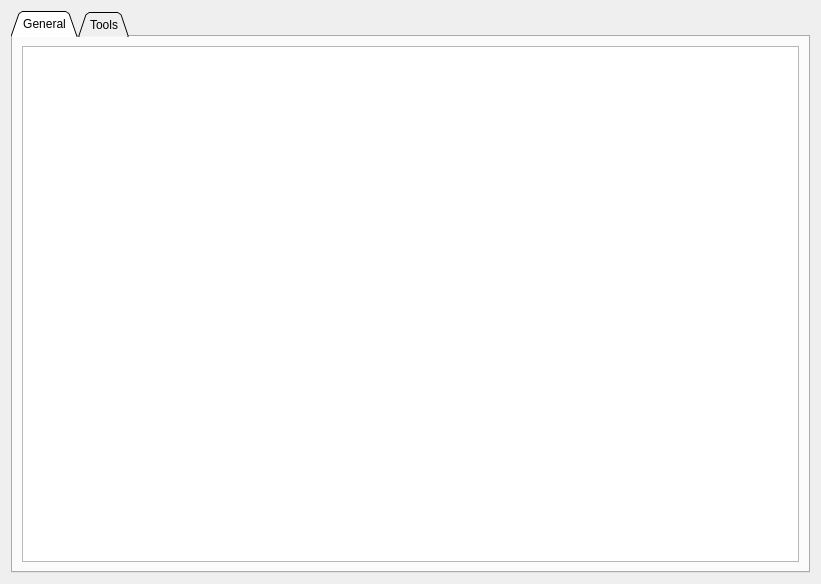
<?xml version="1.0" encoding="UTF-8"?>
<ui version="4.0">
 <class>PageAppGeneral</class>
 <widget class="QWidget" name="PageAppGeneral">
  <property name="geometry">
   <rect>
    <x>0</x>
    <y>0</y>
    <width>821</width>
    <height>584</height>
   </rect>
  </property>
  <property name="windowTitle">
   <string>Form</string>
  </property>
  <layout class="QVBoxLayout" name="verticalLayout_2">
   <item>
    <widget class="QTabWidget" name="tabWidget">
     <property name="tabShape">
      <enum>QTabWidget::TabShape::Triangular</enum>
     </property>
     <property name="currentIndex">
      <number>0</number>
     </property>
     <widget class="QWidget" name="tab">
      <attribute name="title">
       <string>General</string>
      </attribute>
      <layout class="QVBoxLayout" name="verticalLayout">
       <item>
        <widget class="ParamTable" name="appTab"/>
       </item>
      </layout>
     </widget>
     <widget class="QWidget" name="tab_2">
      <attribute name="title">
       <string>Tools</string>
      </attribute>
      <layout class="QVBoxLayout" name="verticalLayout_4" stretch="0,1">
       <item>
        <widget class="QGroupBox" name="groupBox">
         <property name="title">
          <string>Servo Output</string>
         </property>
         <layout class="QVBoxLayout" name="verticalLayout_3">
          <item>
           <widget class="QSlider" name="servoSlider">
            <property name="maximum">
             <number>1000</number>
            </property>
            <property name="value">
             <number>500</number>
            </property>
            <property name="orientation">
             <enum>Qt::Orientation::Horizontal</enum>
            </property>
            <property name="tickPosition">
             <enum>QSlider::TickPosition::TicksBothSides</enum>
            </property>
            <property name="tickInterval">
             <number>50</number>
            </property>
           </widget>
          </item>
          <item>
           <layout class="QHBoxLayout" name="horizontalLayout">
            <item>
             <spacer name="horizontalSpacer">
              <property name="orientation">
               <enum>Qt::Orientation::Horizontal</enum>
              </property>
              <property name="sizeHint" stdset="0">
               <size>
                <width>40</width>
                <height>20</height>
               </size>
              </property>
             </spacer>
            </item>
            <item>
             <widget class="QPushButton" name="servoCenterButton">
              <property name="text">
               <string>Center</string>
              </property>
             </widget>
            </item>
            <item>
             <spacer name="horizontalSpacer_2">
              <property name="orientation">
               <enum>Qt::Orientation::Horizontal</enum>
              </property>
              <property name="sizeHint" stdset="0">
               <size>
                <width>40</width>
                <height>20</height>
               </size>
              </property>
             </spacer>
            </item>
           </layout>
          </item>
         </layout>
        </widget>
       </item>
       <item>
        <spacer name="verticalSpacer">
         <property name="orientation">
          <enum>Qt::Orientation::Vertical</enum>
         </property>
         <property name="sizeHint" stdset="0">
          <size>
           <width>20</width>
           <height>406</height>
          </size>
         </property>
        </spacer>
       </item>
      </layout>
     </widget>
    </widget>
   </item>
  </layout>
 </widget>
 <customwidgets>
  <customwidget>
   <class>ParamTable</class>
   <extends>QTableWidget</extends>
   <header>widgets/paramtable.h</header>
  </customwidget>
 </customwidgets>
 <resources/>
 <connections/>
</ui>
